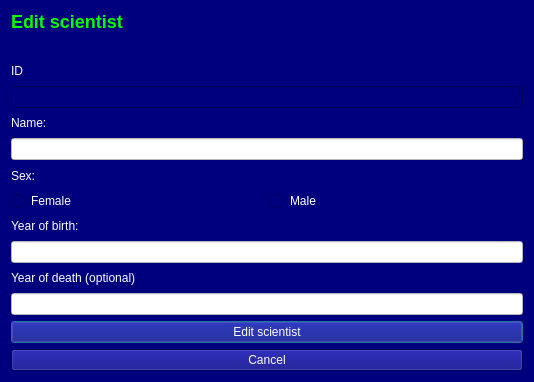
<?xml version="1.0" encoding="UTF-8"?>
<ui version="4.0">
 <class>Edit_scientist</class>
 <widget class="QDialog" name="Edit_scientist">
  <property name="geometry">
   <rect>
    <x>0</x>
    <y>0</y>
    <width>534</width>
    <height>382</height>
   </rect>
  </property>
  <property name="windowTitle">
   <string>Dialog</string>
  </property>
  <property name="styleSheet">
   <string notr="true">background-color: rgb(0, 0, 127);
color: rgb(255, 255, 255);</string>
  </property>
  <layout class="QVBoxLayout" name="verticalLayout">
   <item>
    <widget class="QLabel" name="label_Title">
     <property name="text">
      <string>&lt;html&gt;&lt;head/&gt;&lt;body&gt;&lt;p&gt;&lt;span style=&quot; font-size:x-large; font-weight:600; color:#00ff00;&quot;&gt;Edit scientist&lt;/span&gt;&lt;/p&gt;&lt;/body&gt;&lt;/html&gt;</string>
     </property>
    </widget>
   </item>
   <item>
    <widget class="QLabel" name="label_error_add_sceintist">
     <property name="text">
      <string/>
     </property>
    </widget>
   </item>
   <item>
    <widget class="QLabel" name="label">
     <property name="text">
      <string>ID</string>
     </property>
    </widget>
   </item>
   <item>
    <widget class="QLineEdit" name="line_ID"/>
   </item>
   <item>
    <layout class="QHBoxLayout" name="horizontalLayout">
     <item>
      <widget class="QLabel" name="label_Name">
       <property name="text">
        <string>Name:</string>
       </property>
      </widget>
     </item>
     <item>
      <widget class="QLabel" name="label_error_scientist_name">
       <property name="text">
        <string/>
       </property>
      </widget>
     </item>
    </layout>
   </item>
   <item>
    <widget class="QLineEdit" name="add_name">
     <property name="styleSheet">
      <string notr="true">background-color: rgb(255, 255, 255);
color: rgb(0, 0, 0);</string>
     </property>
    </widget>
   </item>
   <item>
    <layout class="QHBoxLayout" name="horizontalLayout_2">
     <item>
      <widget class="QLabel" name="label_Sex">
       <property name="text">
        <string>Sex:</string>
       </property>
      </widget>
     </item>
     <item>
      <widget class="QLabel" name="label_error_scientist_sex">
       <property name="text">
        <string/>
       </property>
      </widget>
     </item>
    </layout>
   </item>
   <item>
    <layout class="QHBoxLayout" name="horizontalLayout_4">
     <item>
      <widget class="QRadioButton" name="button_female">
       <property name="text">
        <string>Female</string>
       </property>
      </widget>
     </item>
     <item>
      <widget class="QRadioButton" name="button_male">
       <property name="text">
        <string>Male</string>
       </property>
      </widget>
     </item>
    </layout>
   </item>
   <item>
    <layout class="QHBoxLayout" name="horizontalLayout_3">
     <item>
      <widget class="QLabel" name="label_YearOfBirth">
       <property name="text">
        <string>Year of birth:</string>
       </property>
      </widget>
     </item>
     <item>
      <widget class="QLabel" name="label_error_scientist_birth">
       <property name="text">
        <string/>
       </property>
      </widget>
     </item>
    </layout>
   </item>
   <item>
    <widget class="QLineEdit" name="add_yearOfBirth">
     <property name="styleSheet">
      <string notr="true">background-color: rgb(255, 255, 255);
color: rgb(0, 0, 0);</string>
     </property>
    </widget>
   </item>
   <item>
    <widget class="QLabel" name="label_YearOfDeath">
     <property name="text">
      <string>Year of death (optional)</string>
     </property>
    </widget>
   </item>
   <item>
    <widget class="QLineEdit" name="add_yearOfDeath">
     <property name="styleSheet">
      <string notr="true">background-color: rgb(255, 255, 255);
color: rgb(0, 0, 0);</string>
     </property>
     <property name="text">
      <string/>
     </property>
    </widget>
   </item>
   <item>
    <widget class="QPushButton" name="button_edit_scientist">
     <property name="text">
      <string>Edit scientist</string>
     </property>
    </widget>
   </item>
   <item>
    <widget class="QPushButton" name="button_cancel">
     <property name="text">
      <string>Cancel</string>
     </property>
    </widget>
   </item>
  </layout>
 </widget>
 <resources/>
 <connections/>
</ui>
